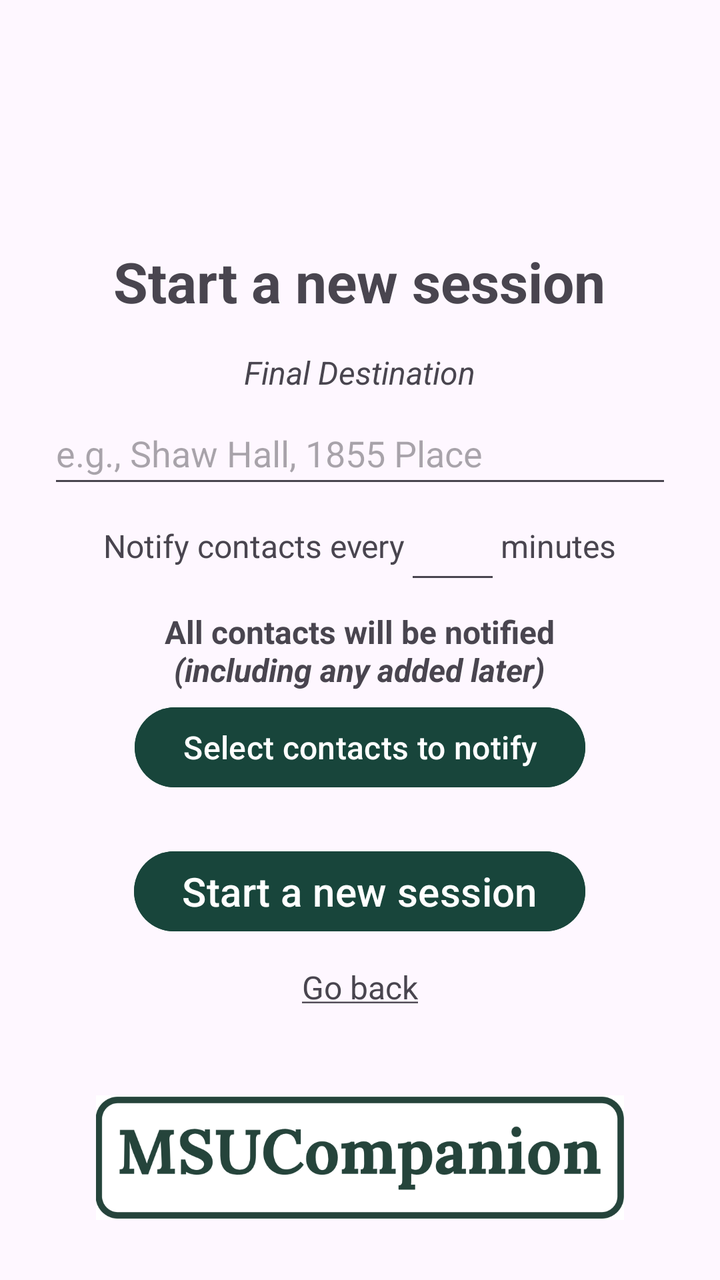
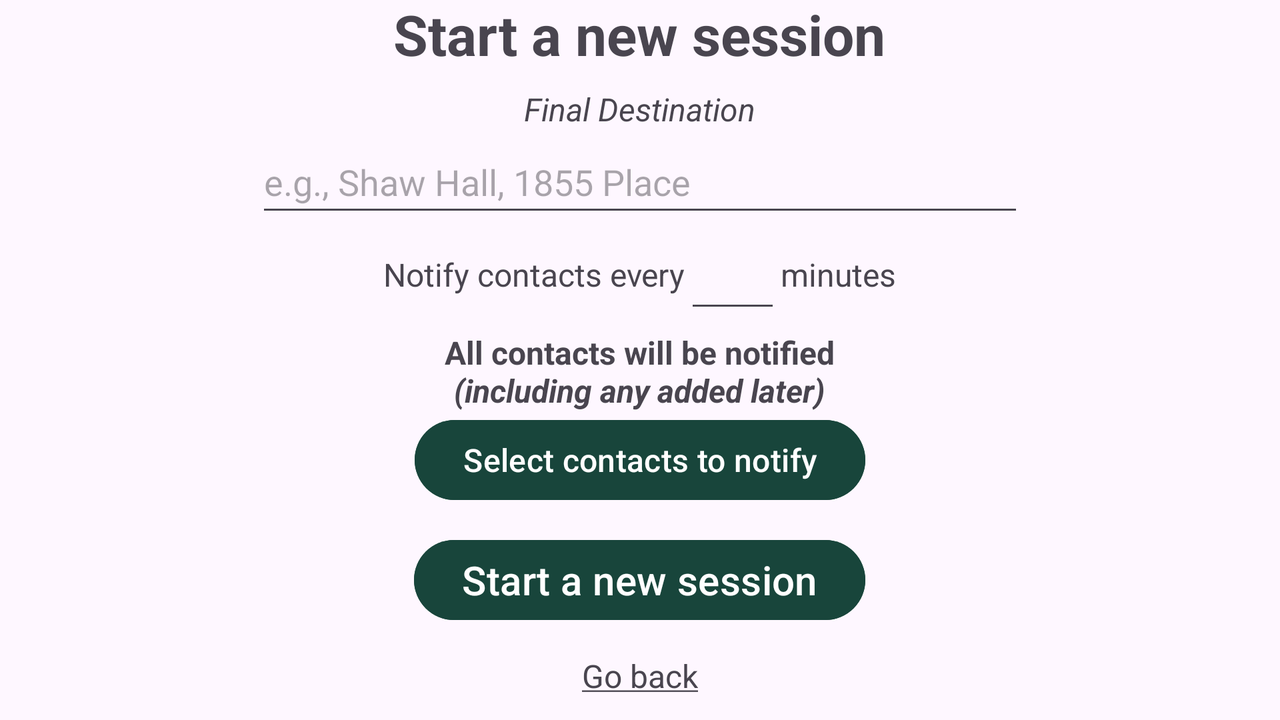

Two renders of one Android screen. The first uses the default layout on a phone; the second uses the alternative layout the repository ships for a different screen configuration, on a matching device. The two XML files are below.
<!-- AndroidManifest.xml: application theme Theme.MSUCompanion -->
<!-- res/layout/activity_start_session.xml -->
<?xml version="1.0" encoding="utf-8"?>
<LinearLayout
    xmlns:android="http://schemas.android.com/apk/res/android"
    xmlns:tools="http://schemas.android.com/tools"
    android:layout_width="match_parent"
    android:layout_height="match_parent"
    android:orientation="vertical"
    android:gravity="center"
    tools:context=".StartSessionActivity">

    <Space
        android:layout_width="match_parent"
        android:layout_height="0dp"
        android:layout_weight="1" />

    <LinearLayout
        android:layout_width="match_parent"
        android:layout_height="wrap_content"
        android:orientation="vertical"
        android:gravity="center"
        android:paddingHorizontal="24dp">

        <TextView
            android:id="@+id/sessionTitle"
            android:layout_width="wrap_content"
            android:layout_height="wrap_content"
            android:text="@string/sessionTitle"
            android:textSize="28sp"
            android:textStyle="bold" />

        <TextView
            android:id="@+id/destinationLabel"
            android:layout_width="wrap_content"
            android:layout_height="wrap_content"
            android:layout_marginTop="16dp"
            android:text="@string/finalDest"
            android:textSize="16sp"
            android:textStyle="italic" />

        <EditText
            android:id="@+id/destinationInput"
            android:layout_width="match_parent"
            android:layout_height="wrap_content"
            android:layout_marginTop="4dp"
            android:autofillHints="location"
            android:minHeight="48dp"
            android:textSize="18sp"
            android:hint="@string/destinationHint"
            android:focusable="false"
            android:clickable="true"
            android:cursorVisible="false"
            android:inputType="none" />

        <LinearLayout
            android:layout_width="wrap_content"
            android:layout_height="wrap_content"
            android:orientation="horizontal"
            android:gravity="center_vertical">

            <TextView
                android:layout_width="wrap_content"
                android:layout_height="wrap_content"
                android:text="@string/notifyIntervalLabel"
                android:labelFor="@+id/notifyIntervalInput"
                android:textSize="16sp" />

            <EditText
                android:id="@+id/notifyIntervalInput"
                android:layout_width="wrap_content"
                android:layout_height="wrap_content"
                android:inputType="number"
                android:textSize="16sp"
                android:autofillHints=""
                android:gravity="center"
                android:minWidth="48dp"
                android:minHeight="48dp"
                android:maxLength="3"
                android:textColor="@color/black"
                android:textColorHighlight="@color/cardview_dark_background"/>

            <TextView
                android:layout_width="wrap_content"
                android:layout_height="wrap_content"
                android:text="@string/minutesUnit"
                android:textSize="16sp" />
        </LinearLayout>

        <TextView
            android:id="@+id/selectedContactsSummary"
            android:layout_width="wrap_content"
            android:layout_height="wrap_content"
            android:layout_marginTop="8dp"
            android:gravity="center_horizontal"
            android:text="@string/summaryAllContacts"
            android:textSize="16sp"
            android:textStyle="bold"/>

        <Button
            android:id="@+id/selectContactsButton"
            android:layout_width="wrap_content"
            android:layout_height="wrap_content"
            android:layout_marginTop="4dp"
            android:onClick="onSelectContacts"
            android:text="@string/selectContactsText"
            android:textSize="16sp"
            android:textColor="@color/white"
            android:backgroundTint="@color/msu_green"/>

        <Button
            android:id="@+id/startWalkingButton"
            android:layout_width="wrap_content"
            android:layout_height="wrap_content"
            android:layout_marginTop="24dp"
            android:text="@string/sessionTitle"
            android:textSize="20sp"
            android:onClick="onStartSession"
            android:textColor="@color/white"
            android:backgroundTint="@color/msu_green"/>

        <TextView
            android:id="@+id/goBackFromSession"
            android:layout_width="wrap_content"
            android:layout_height="48dp"
            android:layout_gravity="center_horizontal"
            android:gravity="center"
            android:clickable="true"
            android:focusable="true"
            android:onClick="onGoBack"
            android:text="@string/GoBack"
            android:textSize="16sp" />

    </LinearLayout>

    <FrameLayout
        android:layout_width="match_parent"
        android:layout_height="0dp"
        android:layout_weight="1">

        <ImageView
            android:id="@+id/loginLogo"
            android:layout_width="match_parent"
            android:layout_height="wrap_content"
            android:paddingHorizontal="48dp"
            android:contentDescription="@string/msu_companion_logo"
            android:src="@drawable/msucompanionlogo" />

    </FrameLayout>
</LinearLayout>
<!-- resources referenced by this layout -->
<resources>
  <color name="black">#FF000000</color>
  <color name="msu_green">#18453B</color>
  <color name="white">#FFFFFFFF</color>
  <!-- drawable msucompanionlogo: png bitmap (drawable, 36094 bytes) -->
  <string name="GoBack"><u>Go back</u></string>
  <string name="destinationHint">e.g., Shaw Hall, 1855 Place</string>
  <string name="finalDest">Final Destination</string>
  <string name="minutesUnit">minutes</string>
  <string name="msu_companion_logo">MSU Companion logo</string>
  <string name="notifyIntervalLabel">Notify contacts every</string>
  <string name="selectContactsText">Select contacts to notify</string>
  <string name="sessionTitle">Start a new session</string>
  <string name="summaryAllContacts">All contacts will be notified\n<i>(including any added later)</i></string>
  <style name="Theme.MSUCompanion" parent="Base.Theme.MSUCompanion" />
  <style name="Base.Theme.MSUCompanion" parent="Theme.Material3.DayNight.NoActionBar">
          
          
      </style>
</resources>
<!-- res/layout-land/activity_start_session.xml (the repository's variant of the layout above) -->
<!-- drawn on the phone turned sideways -->
<?xml version="1.0" encoding="utf-8"?>
<LinearLayout
    xmlns:android="http://schemas.android.com/apk/res/android"
    xmlns:app="http://schemas.android.com/apk/res-auto"
    xmlns:tools="http://schemas.android.com/tools"
    android:layout_width="match_parent"
    android:layout_height="match_parent"
    android:orientation="vertical"
    android:gravity="center"
    tools:context=".StartSessionActivity">

    <TextView
        android:id="@+id/sessionTitle"
        android:layout_width="wrap_content"
        android:layout_height="wrap_content"
        android:text="@string/sessionTitle"
        android:textSize="28sp"
        android:textStyle="bold" />

    <TextView
        android:id="@+id/destinationLabel"
        android:layout_width="wrap_content"
        android:layout_height="wrap_content"
        android:layout_marginTop="8dp"
        android:text="@string/finalDest"
        android:textSize="16sp"
        android:textStyle="italic" />

    <androidx.constraintlayout.widget.ConstraintLayout
        android:layout_width="match_parent"
        android:layout_height="wrap_content">

        <EditText
            android:id="@+id/destinationInput"
            android:layout_width="0dp"
            android:layout_height="wrap_content"
            android:autofillHints="location"
            android:minHeight="48dp"
            android:textSize="18sp"
            android:hint="@string/destinationHint"
            android:focusable="false"
            android:clickable="true"
            android:cursorVisible="false"
            android:inputType="none"
            app:layout_constraintWidth_percent="0.6"
            app:layout_constraintLeft_toLeftOf="parent"
            app:layout_constraintRight_toRightOf="parent"
            app:layout_constraintTop_toTopOf="parent"
            app:layout_constraintBottom_toBottomOf="parent" />

    </androidx.constraintlayout.widget.ConstraintLayout>

    <LinearLayout
        android:layout_width="wrap_content"
        android:layout_height="wrap_content"
        android:orientation="horizontal"
        android:gravity="center_vertical">

        <TextView
            android:layout_width="wrap_content"
            android:layout_height="wrap_content"
            android:text="@string/notifyIntervalLabel"
            android:labelFor="@+id/notifyIntervalInput"
            android:textSize="16sp" />

        <EditText
            android:id="@+id/notifyIntervalInput"
            android:layout_width="wrap_content"
            android:layout_height="wrap_content"
            android:inputType="number"
            android:textSize="16sp"
            android:autofillHints=""
            android:gravity="center"
            android:minWidth="48dp"
            android:minHeight="48dp"
            android:maxLength="3"
            android:textColor="@color/black"
            android:textColorHighlight="@color/cardview_dark_background"/>

        <TextView
            android:layout_width="wrap_content"
            android:layout_height="wrap_content"
            android:text="@string/minutesUnit"
            android:textSize="16sp" />
    </LinearLayout>

    <TextView
        android:id="@+id/selectedContactsSummary"
        android:layout_width="wrap_content"
        android:layout_height="wrap_content"
        android:layout_marginTop="4dp"
        android:gravity="center_horizontal"
        android:text="@string/summaryAllContacts"
        android:textSize="16sp"
        android:textStyle="bold"/>

    <Button
        android:id="@+id/selectContactsButton"
        android:layout_width="wrap_content"
        android:layout_height="wrap_content"
        android:onClick="onSelectContacts"
        android:text="@string/selectContactsText"
        android:textSize="16sp"
        android:textColor="@color/white"
        android:backgroundTint="@color/msu_green"/>

    <Button
        android:id="@+id/startWalkingButton"
        android:layout_width="wrap_content"
        android:layout_height="wrap_content"
        android:layout_marginTop="12dp"
        android:text="@string/sessionTitle"
        android:textSize="20sp"
        android:onClick="onStartSession"
        android:textColor="@color/white"
        android:backgroundTint="@color/msu_green"/>

    <TextView
        android:id="@+id/goBackFromSession"
        android:layout_width="wrap_content"
        android:layout_height="48dp"
        android:layout_gravity="center_horizontal"
        android:gravity="center"
        android:clickable="true"
        android:focusable="true"
        android:onClick="onGoBack"
        android:text="@string/GoBack"
        android:textSize="16sp" />

</LinearLayout>
<!-- resources referenced by the variant -->
<!-- as the phone turned sideways resolves them -->
<resources>
  <color name="black">#FF000000</color>
  <color name="msu_green">#18453B</color>
  <color name="white">#FFFFFFFF</color>
  <string name="GoBack"><u>Go back</u></string>
  <string name="destinationHint">e.g., Shaw Hall, 1855 Place</string>
  <string name="finalDest">Final Destination</string>
  <string name="minutesUnit">minutes</string>
  <string name="notifyIntervalLabel">Notify contacts every</string>
  <string name="selectContactsText">Select contacts to notify</string>
  <string name="sessionTitle">Start a new session</string>
  <string name="summaryAllContacts">All contacts will be notified\n<i>(including any added later)</i></string>
  <style name="Theme.MSUCompanion" parent="Base.Theme.MSUCompanion" />
  <style name="Base.Theme.MSUCompanion" parent="Theme.Material3.DayNight.NoActionBar">
          
          
      </style>
</resources>
